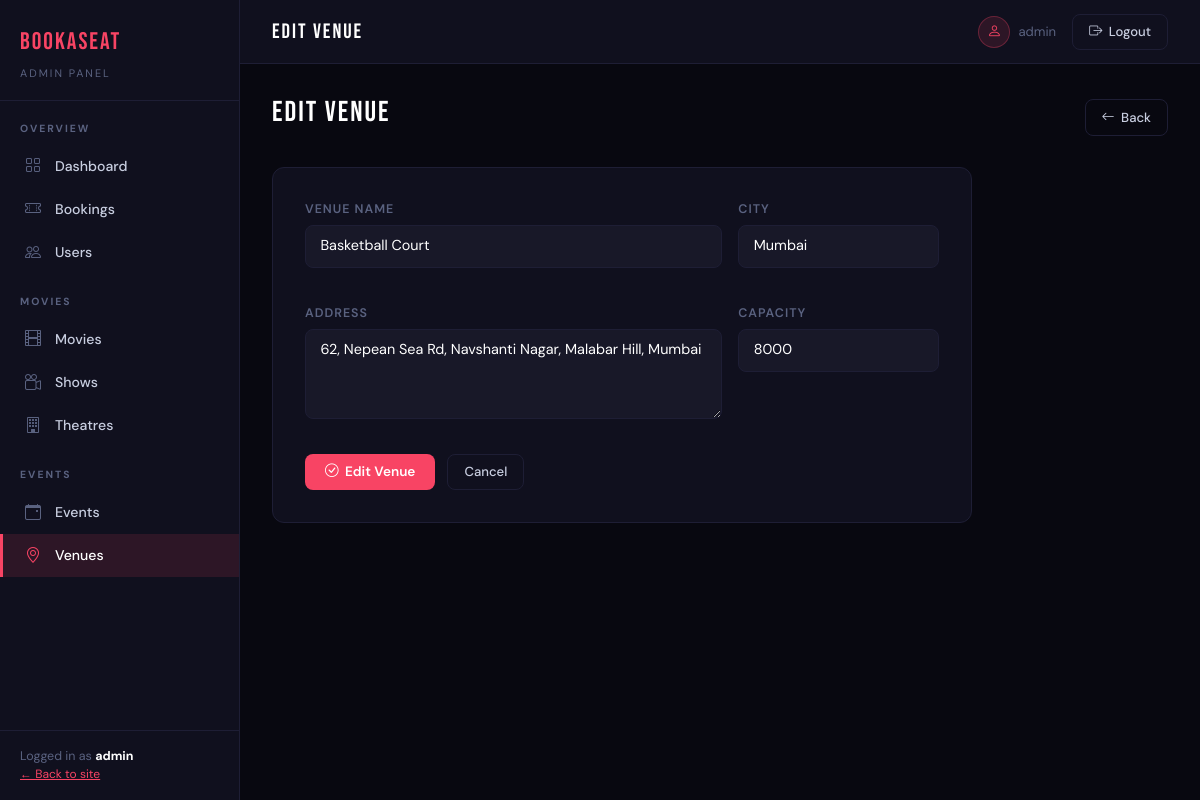
/dashboard/venues/3/edit/ (signed in), run on the app's committed database.
### events/models.py (models this page shows, shortened)
class Venue(models.Model):
    name = models.CharField(max_length=255)
    city = models.CharField(max_length=100)
    address = models.TextField()
    capacity = models.PositiveIntegerField(default=0)

### dashboard/views.py (the view, shortened to what this page needs)
# urls.py: path('venues/<int:venue_id>/edit/', views.venue_edit, name='dashboard_venue_edit'),
@staff_member_required(login_url='login')
def venue_edit(request, venue_id):
    venue = get_object_or_404(Venue, id=venue_id)
    return render(request, 'dashboard/venues/form.html', {
        'venue': venue, 'action': 'Edit', 'section': 'venues'
    })

### dashboard/templates/dashboard/venues/form.html (shortened to what this page needs)
{% extends 'dashboard/base.html' %}
{% block topbar_title %}{{ action|upper }} VENUE{% endblock %}
{% block content %}
<div class="page-heading">
  <div><h1>{{ action|upper }} VENUE</h1></div>
  <a href="{% url 'dashboard_venues' %}" class="btn-ghost"><i class="bi bi-arrow-left"></i> Back</a>
</div>
<div class="form-card">
  <form method="post">
    <div class="row g-3">
      <div class="col-md-8">
        <label>Venue Name</label>
        <input type="text" name="name" value="{{ venue.name|default:'' }}" required placeholder="e.g. DY Patil Stadium" />
      </div>
      <div class="col-md-4">
        <label>City</label>
        <input type="text" name="city" value="{{ venue.city|default:'' }}" required placeholder="e.g. Mumbai" />
      </div>
      <div class="col-md-8">
        <label>Address</label>
        <textarea name="address" placeholder="Full address...">{{ venue.address|default:'' }}</textarea>
      </div>
      <div class="col-md-4">
        <label>Capacity</label>
        <input type="number" name="capacity" value="{{ venue.capacity|default:'' }}" placeholder="e.g. 10000" />
      </div>
    </div>
    <div style="display:flex; gap:0.75rem; margin-top:0.5rem;">
      <button type="submit" class="btn-red"><i class="bi bi-check-circle"></i> {{ action }} Venue</button>
      <a href="{% url 'dashboard_venues' %}" class="btn-ghost">Cancel</a>
    </div>
  </form>
</div>
{% endblock %}

### dashboard/templates/dashboard/base.html (shortened to what this page needs)
<!DOCTYPE html>
<html lang="en">
<head>
  <link href="https://cdn.jsdelivr.net/npm/bootstrap@5.3.2/dist/css/bootstrap.min.css" rel="stylesheet" />
  <link href="https://cdn.jsdelivr.net/npm/bootstrap-icons@1.11.3/font/bootstrap-icons.min.css" rel="stylesheet" />
</head>
<body>
<aside class="sidebar">
  <a href="{% url 'dashboard_home' %}" class="sidebar-brand">
    <span class="logo">BookASeat</span>
    <span class="sub">Admin Panel</span>
  </a>
  <div class="sidebar-section">
    <div class="sidebar-label">Overview</div>
    <a href="{% url 'dashboard_home' %}" class="sidebar-link {% if section == 'home' %}active{% endif %}">
      <i class="bi bi-grid"></i> Dashboard
    </a>
    <a href="{% url 'dashboard_bookings' %}" class="sidebar-link {% if section == 'bookings' %}active{% endif %}">
      <i class="bi bi-ticket-perforated"></i> Bookings
    </a>
    <a href="{% url 'dashboard_users' %}" class="sidebar-link {% if section == 'users' %}active{% endif %}">
      <i class="bi bi-people"></i> Users
    </a>
  </div>
  <div class="sidebar-section">
    <div class="sidebar-label">Movies</div>
    <a href="{% url 'dashboard_movies' %}" class="sidebar-link {% if section == 'movies' %}active{% endif %}">
      <i class="bi bi-film"></i> Movies
    </a>
    <a href="{% url 'dashboard_shows' %}" class="sidebar-link {% if section == 'shows' %}active{% endif %}">
      <i class="bi bi-camera-reels"></i> Shows
    </a>
    <a href="{% url 'dashboard_theatres' %}" class="sidebar-link {% if section == 'theatres' %}active{% endif %}">
      <i class="bi bi-building"></i> Theatres
    </a>
  </div>
  <div class="sidebar-section">
    <div class="sidebar-label">Events</div>
    <a href="{% url 'dashboard_events' %}" class="sidebar-link {% if section == 'events' %}active{% endif %}">
      <i class="bi bi-calendar-event"></i> Events
    </a>
    <a href="{% url 'dashboard_venues' %}" class="sidebar-link {% if section == 'venues' %}active{% endif %}">
      <i class="bi bi-geo-alt"></i> Venues
    </a>
  </div>
  <div class="sidebar-footer">
    <div>Logged in as <strong style="color:#fff;">{{ request.user.username }}</strong></div>
    <a href="{% url 'movie_list' %}" style="color:var(--red); font-size:0.75rem;">← Back to site</a>
  </div>
</aside>
<div class="main-wrap">
  <div class="topbar">
    <div class="topbar-title">{% block topbar_title %}Dashboard{% endblock %}</div>
    <div class="topbar-right">
      <div class="topbar-user">
        <div class="topbar-avatar"><i class="bi bi-person"></i></div>
        <span>{{ request.user.username }}</span>
      </div>
      <form method="post" action="{% url 'logout' %}" style="display:inline;">
        <button type="submit" class="btn-ghost" style="cursor:pointer;">
            <i class="bi bi-box-arrow-right"></i> Logout
        </button>
        </form>
    </div>
  </div>
  <div class="page-content">
    {% block content %}{% endblock %}
  </div>
</div>
</body>
</html>

### dashboard/templates/dashboard/base.html (style rules this page uses)
:root { --red: #f84464; --red-dim: rgba(248,68,100,0.12); --sidebar-w: 240px; --bg: #080810; --surface: #10101e; --surface2: #181828; --border: #1e1e35; --text: #c8cee0; --muted: #5a6280; }
* { box-sizing: border-box; margin: 0; padding: 0; }
body { background: var(--bg); color: var(--text); font-family: 'DM Sans', sans-serif; display: flex; min-height: 100vh; }
.sidebar { width: var(--sidebar-w); background: var(--surface); border-right: 1px solid var(--border); display: flex; flex-direction: column; position: fixed; top: 0; left: 0; bottom: 0; z-index: 100; overflow-y: auto; }
.sidebar-brand { padding: 1.5rem 1.25rem 1rem; border-bottom: 1px solid var(--border); text-decoration: none; }
.sidebar-brand .logo { font-family: 'Bebas Neue', sans-serif; font-size: 1.5rem; letter-spacing: 2px; color: var(--red); display: block; }
.sidebar-brand .sub { font-size: 0.68rem; color: var(--muted); letter-spacing: 2px; text-transform: uppercase; }
.sidebar-section { padding: 1.25rem 0 0; }
.sidebar-label { font-size: 0.65rem; font-weight: 700; letter-spacing: 2px; text-transform: uppercase; color: var(--muted); padding: 0 1.25rem 0.5rem; }
.sidebar-link { display: flex; align-items: center; gap: 0.75rem; padding: 0.6rem 1.25rem; color: var(--text); text-decoration: none; font-size: 0.88rem; font-weight: 500; transition: all 0.15s ease; border-left: 3px solid transparent; }
.sidebar-link i { font-size: 1rem; width: 20px; text-align: center; color: var(--muted); transition: color 0.15s; }
.sidebar-link.active { background: var(--red-dim); color: #fff; border-left-color: var(--red); }
.sidebar-link.active i { color: var(--red); }
.sidebar-footer { margin-top: auto; padding: 1rem 1.25rem; border-top: 1px solid var(--border); font-size: 0.78rem; color: var(--muted); }
.main-wrap { margin-left: var(--sidebar-w); flex: 1; display: flex; flex-direction: column; min-height: 100vh; }
.topbar { background: var(--surface); border-bottom: 1px solid var(--border); padding: 0.85rem 2rem; display: flex; align-items: center; justify-content: space-between; position: sticky; top: 0; z-index: 50; }
.topbar-title { font-family: 'Bebas Neue', sans-serif; font-size: 1.3rem; letter-spacing: 2px; color: #fff; }
.topbar-right { display: flex; align-items: center; gap: 1rem; font-size: 0.82rem; color: var(--muted); }
.topbar-user { display: flex; align-items: center; gap: 0.5rem; }
.topbar-avatar { width: 32px; height: 32px; border-radius: 50%; background: var(--red-dim); border: 1px solid rgba(248,68,100,0.3); display: flex; align-items: center; justify-content: center; color: var(--red); font-size: 0.9rem; }
.page-content { padding: 2rem; flex: 1; }
.btn-red { background: var(--red); color: #fff; border: none; border-radius: 8px; padding: 0.5rem 1.25rem; font-size: 0.85rem; font-weight: 600; cursor: pointer; text-decoration: none; display: inline-flex; align-items: center; gap: 0.4rem; transition: all 0.2s; }
.btn-ghost { background: transparent; color: var(--text); border: 1px solid var(--border); border-radius: 8px; padding: 0.45rem 1rem; font-size: 0.82rem; font-weight: 500; cursor: pointer; text-decoration: none; display: inline-flex; align-items: center; gap: 0.4rem; transition: all 0.2s; }
.form-card { background: var(--surface); border: 1px solid var(--border); border-radius: 12px; padding: 2rem; max-width: 700px; }
.form-card label { font-size: 0.78rem; font-weight: 600; text-transform: uppercase; letter-spacing: 1px; color: var(--muted); display: block; margin-bottom: 0.4rem; }
.form-card input, .form-card select, .form-card textarea { width: 100%; background: var(--surface2); border: 1px solid var(--border); border-radius: 8px; color: #fff; padding: 0.6rem 0.9rem; font-size: 0.9rem; font-family: 'DM Sans', sans-serif; outline: none; transition: border-color 0.2s; margin-bottom: 1.25rem; }
.form-card textarea { resize: vertical; min-height: 90px; }
.page-heading { display: flex; align-items: center; justify-content: space-between; margin-bottom: 1.75rem; flex-wrap: wrap; gap: 0.75rem; }
.page-heading h1 { font-family: 'Bebas Neue', sans-serif; font-size: 1.8rem; letter-spacing: 2px; color: #fff; }

### data on the page
Venue: name "Basketball Court", city "Mumbai", address "62, Nepean Sea Rd, Navshanti Nagar, Malabar Hill, Mumbai", capacity "8000"

### other printed values
{{ request.user.username }} "admin"
{{ action|upper }} "EDIT"
{{ action }} "Edit"
